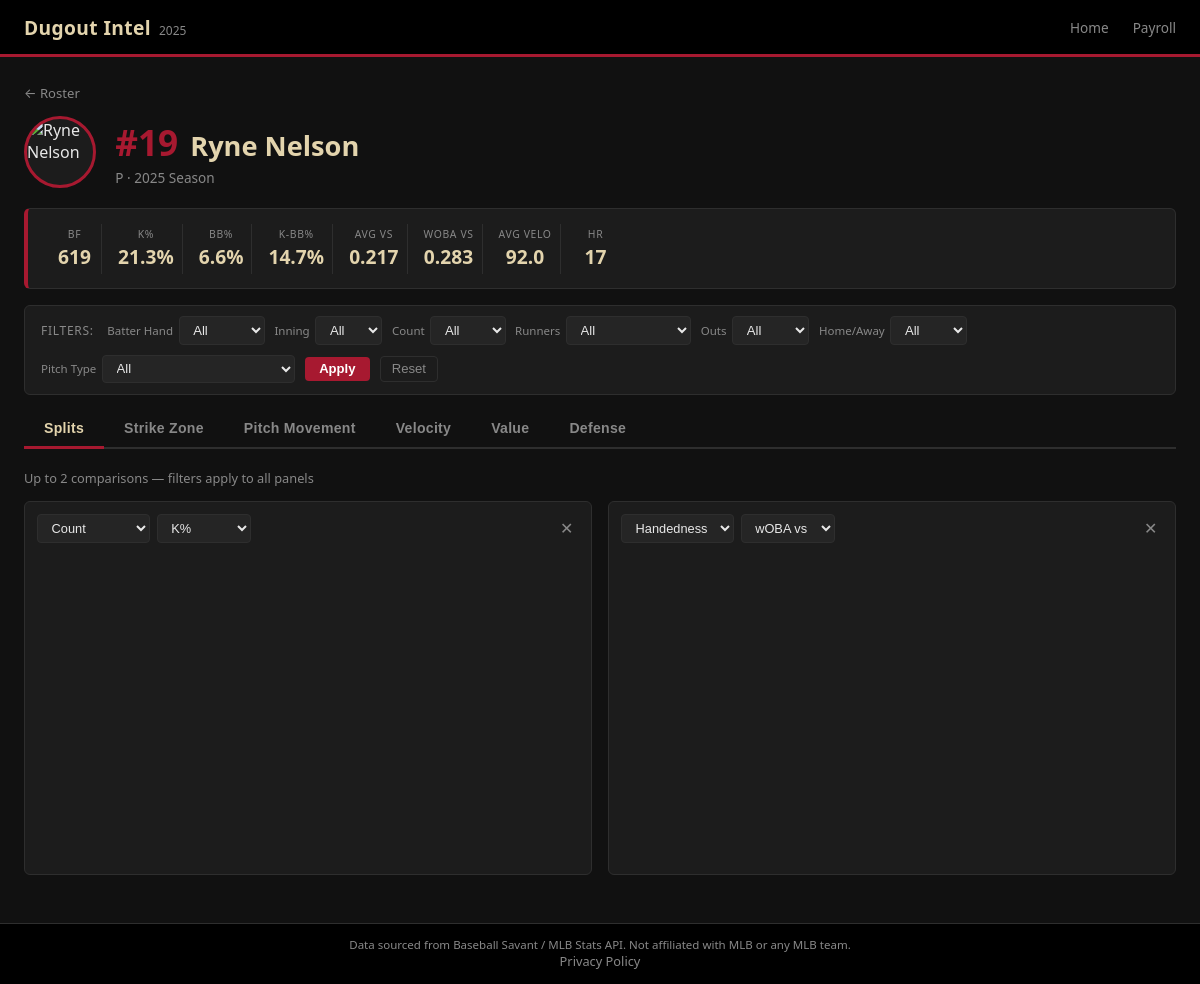
Page /pitcher/669194 on the committed database.
### tables this page shows
CREATE TABLE "players" (
"player_id" INTEGER,
  "full_name" TEXT,
  "jersey_number" INTEGER,
  "position" TEXT,
  "position_type" TEXT,
  "status" TEXT,
  "season" INTEGER
);

CREATE TABLE pitcher_splits (
    id              INTEGER PRIMARY KEY AUTOINCREMENT,
    player_id       INTEGER NOT NULL,
    season          INTEGER NOT NULL,
    split_type      TEXT NOT NULL,
    split_value     TEXT NOT NULL,

    -- Counting stats
    batters_faced   INTEGER DEFAULT 0,
    innings_pitched REAL,
    hits_allowed    INTEGER DEFAULT 0,
    runs_allowed    INTEGER DEFAULT 0,
    earned_runs     INTEGER DEFAULT 0,
    home_runs_allowed INTEGER DEFAULT 0,
    walks_allowed   INTEGER DEFAULT 0,
    strikeouts      INTEGER DEFAULT 0,
    hbp             INTEGER DEFAULT 0,

    -- Rate stats
    era             REAL,
    whip            REAL,
    k_pct           REAL,
    bb_pct          REAL,
    k_bb            REAL,
    avg_against     REAL,
    obp_against     REAL,
    slg_against     REAL,
    woba_against    REAL,

    -- Pitch mix (JSON stored as text: {"FF": 45.2, "SL": 30.1, ...})
    pitch_mix       TEXT,

    -- Pitch metrics
    avg_velo        REAL,
    avg_spin_rate   REAL,

    UNIQUE (player_id, season, split_type, split_value)
);

### app/app.py (the view)
@app.route("/pitcher/<int:player_id>")
def pitcher_page(player_id: int):
    player = query("SELECT * FROM players WHERE player_id=? AND season=2025", (player_id,))
    if not player:
        abort(404)
    player = player[0]
    if player["position_type"] != "Pitcher":
        abort(404)
    overall = query(
        "SELECT * FROM pitcher_splits WHERE player_id=? AND season=2025 AND split_type='overall'",
        (player_id,)
    )
    overall = overall[0] if overall else {}
    split_types = [r["split_type"] for r in query(
        "SELECT DISTINCT split_type FROM pitcher_splits "
        "WHERE player_id=? AND season=2025 ORDER BY split_type", (player_id,)
    )]
    pitch_types = [r["pitch_type"] for r in query(
        "SELECT DISTINCT pitch_type FROM pitches WHERE pitcher=? AND pitch_type IS NOT NULL "
        "ORDER BY pitch_type", (player_id,)
    )]
    return render_template("player.html", player=player, overall=overall,
                           split_types=split_types, pitch_types=pitch_types,
                           player_type="pitcher")

### app/app.py (called while the page is built)
@app.before_request
def force_https():
    if request.headers.get("X-Forwarded-Proto") == "http":
        return redirect(request.url.replace("http://", "https://", 1), code=301)

def get_db():
    conn = sqlite3.connect(DB_PATH)
    conn.row_factory = sqlite3.Row
    return conn

def query(sql: str, params: tuple = ()) -> list[dict]:
    conn = get_db()
    rows = conn.execute(sql, params).fetchall()
    conn.close()
    return [dict(r) for r in rows]

### app/templates/player.html (shortened to what this page needs)
{% extends "base.html" %}
{% block content %}
<div class="player-header">
    <a href="/" class="back-link">← Roster</a>
    <div class="player-meta">
        <img class="player-headshot"
             src="https://img.mlbstatic.com/mlb-photos/image/upload/d_people:generic:headshot:67:current.png/w_120,q_auto:best/v1/people/{{ player.player_id }}/headshot/67/current"
             alt="{{ player.full_name }}"
             onerror="this.src='/static/img/silhouette.svg'">
        <div>
            <div class="player-name-row">
                <span class="jersey-big">#{{ player.jersey_number or '—' }}</span>
                <h1>{{ player.full_name }}</h1>
            </div>
            <p class="position-label">{{ player.position }} · 2025 Season</p>
        </div>
    </div>
</div>
{% if overall %}
<div class="stat-bar">
    {% if player_type == 'batter' %}
    <div class="stat-item"><span class="stat-label">PA</span><span class="stat-value">{{ overall.pa or 0 }}</span></div>
    <div class="stat-item"><span class="stat-label">AVG</span><span class="stat-value">{{ "%.3f"|format(overall.avg or 0) }}</span></div>
    <div class="stat-item"><span class="stat-label">OBP</span><span class="stat-value">{{ "%.3f"|format(overall.obp or 0) }}</span></div>
    <div class="stat-item"><span class="stat-label">SLG</span><span class="stat-value">{{ "%.3f"|format(overall.slg or 0) }}</span></div>
    <div class="stat-item"><span class="stat-label">OPS</span><span class="stat-value">{{ "%.3f"|format(overall.ops or 0) }}</span></div>
    <div class="stat-item"><span class="stat-label">wOBA</span><span class="stat-value">{{ "%.3f"|format(overall.woba or 0) }}</span></div>
    <div class="stat-item"><span class="stat-label">HR</span><span class="stat-value">{{ overall.home_runs or 0 }}</span></div>
    <div class="stat-item"><span class="stat-label">K%</span><span class="stat-value">{{ "%.1f"|format((overall.strikeouts / overall.pa * 100) if overall.pa else 0) }}%</span></div>
    <div class="stat-item"><span class="stat-label">BB%</span><span class="stat-value">{{ "%.1f"|format((overall.walks / overall.pa * 100) if overall.pa else 0) }}%</span></div>
    <div class="stat-item"><span class="stat-label">EV</span><span class="stat-value">{{ overall.avg_exit_velo or '—' }}</span></div>
    <div class="stat-item"><span class="stat-label">Hard%</span><span class="stat-value">{% if overall.hard_hit_pct %}{{ "%.1f"|format(overall.hard_hit_pct * 100) }}%{% else %}—{% endif %}</span></div>
    {% else %}
    <div class="stat-item"><span class="stat-label">BF</span><span class="stat-value">{{ overall.batters_faced or 0 }}</span></div>
    <div class="stat-item"><span class="stat-label">K%</span><span class="stat-value">{{ "%.1f"|format((overall.k_pct or 0) * 100) }}%</span></div>
    <div class="stat-item"><span class="stat-label">BB%</span><span class="stat-value">{{ "%.1f"|format((overall.bb_pct or 0) * 100) }}%</span></div>
    <div class="stat-item"><span class="stat-label">K-BB%</span><span class="stat-value">{{ "%.1f"|format(((overall.k_pct or 0) - (overall.bb_pct or 0)) * 100) }}%</span></div>
    <div class="stat-item"><span class="stat-label">AVG vs</span><span class="stat-value">{{ "%.3f"|format(overall.avg_against or 0) }}</span></div>
    <div class="stat-item"><span class="stat-label">wOBA vs</span><span class="stat-value">{{ "%.3f"|format(overall.woba_against or 0) }}</span></div>
    <div class="stat-item"><span class="stat-label">Avg Velo</span><span class="stat-value">{{ overall.avg_velo or '—' }}</span></div>
    <div class="stat-item"><span class="stat-label">HR</span><span class="stat-value">{{ overall.home_runs_allowed or 0 }}</span></div>
    {% endif %}
</div>
{% endif %}
<div class="filter-bar" id="filter-bar">
    <span class="filter-label">Filters:</span>
    {% if player_type == 'batter' %}
    <div class="filter-group">
        <label>Pitcher Hand</label>
        <select id="f-p_throws" class="filter-select">
            <option value="">All</option>
            <option value="R">vs RHP</option>
            <option value="L">vs LHP</option>
        </select>
    </div>
    {% else %}
    <div class="filter-group">
        <label>Batter Hand</label>
        <select id="f-stand" class="filter-select">
            <option value="">All</option>
        </select>
    </div>
    {% endif %}
    <div class="filter-group">
        <label>Inning</label>
        <select id="f-inning" class="filter-select">
            <option value="">All</option>
        </select>
    </div>
    <div class="filter-group">
        <label>Count</label>
        <select id="f-count" class="filter-select">
            <option value="">All</option>
        </select>
    </div>
    <div class="filter-group">
        <label>Runners</label>
        <select id="f-runners" class="filter-select">
            <option value="">All</option>
        </select>
    </div>
    <div class="filter-group">
        <label>Outs</label>
        <select id="f-outs" class="filter-select">
            <option value="">All</option>
        </select>
    </div>
    <div class="filter-group">
        <label>Home/Away</label>
        <select id="f-home_away" class="filter-select">
            <option value="">All</option>
        </select>
    </div>
    {% if pitch_types %}
    <div class="filter-group">
        <label>Pitch Type</label>
        <select id="f-pitch_type" class="filter-select">
            <option value="">All</option>
        </select>
    </div>
    {% endif %}
    <button class="btn-apply" id="apply-filters">Apply</button>
    <button class="btn-reset" id="reset-filters">Reset</button>
</div>
<div class="tab-bar">
    <button class="tab-btn active" data-tab="splits">Splits</button>
    <button class="tab-btn" data-tab="heatmap">Strike Zone</button>
    <button class="tab-btn" data-tab="spray">{% if player_type == 'batter' %}Spray Chart{% else %}Pitch Movement{% endif %}</button>
    <button class="tab-btn" data-tab="advanced">{% if player_type == 'batter' %}Batted Ball{% else %}Velocity{% endif %}</button>
    <button class="tab-btn" data-tab="value">Value</button>
    <button class="tab-btn" data-tab="defense">Defense</button>
</div>
<div class="tab-content active" id="tab-splits">
    <div class="panels-toolbar">
        <span class="panels-hint">Up to 2 comparisons — filters apply to all panels</span>
    </div>
    <div id="split-panels"></div>
</div>
{% endblock %}

### app/static/css/style.css (style rules this page uses)
:root { --red: #A71930; --red-dark: #7a1224; --red-glow: rgba(167,25,48,0.25); --sand: #E3D4AD; --sand-dim: #b8a882; --black: #000000; --bg: #111111; --bg-card: #1c1c1c; --bg-input: #252525; --bg-hover: #232323; --text: #e8e8e8; --text-muted: #888888; --border: #2e2e2e; --radius: 6px; --font: 'Segoe UI', system-ui, -apple-system, sans-serif; --cell-high: rgba(94,224,94,0.18); --cell-low: rgba(224,92,92,0.18); }
* { box-sizing: border-box; margin: 0; padding: 0; }
body { background: var(--bg); color: var(--text); font-family: var(--font); min-height: 100vh; display: flex; flex-direction: column; }
a { color: var(--sand); text-decoration: none; }
.player-header { margin-bottom: 1.25rem; }
.back-link { font-size: 0.82rem; color: var(--text-muted); display: inline-flex; align-items: center; gap: 0.3rem; margin-bottom: 0.9rem; transition: color 0.15s; }
.player-meta { display: flex; align-items: center; gap: 1.2rem; }
.jersey-big { font-size: 2.2rem; font-weight: 800; color: var(--red); min-width: 1.8rem; }
.player-meta h1 { font-size: 1.7rem; color: var(--sand); font-weight: 700; }
.position-label { color: var(--text-muted); font-size: 0.85rem; margin-top: 0.15rem; }
.stat-bar { display: flex; flex-wrap: wrap; gap: 0.5rem; background: var(--bg-card); border: 1px solid var(--border); border-left: 4px solid var(--red); border-radius: var(--radius); padding: 0.9rem 1.25rem; margin-bottom: 1rem; }
.stat-item { display: flex; flex-direction: column; align-items: center; min-width: 54px; padding: 0.2rem 0.5rem; border-right: 1px solid var(--border); }
.stat-item:last-child { border-right: none; }
.stat-label { font-size: 0.65rem; color: var(--text-muted); text-transform: uppercase; letter-spacing: 0.06em; margin-bottom: 0.15rem; }
.stat-value { font-size: 1.2rem; font-weight: 700; color: var(--sand); }
.filter-bar { display: flex; flex-wrap: wrap; align-items: center; gap: 0.6rem; background: var(--bg-card); border: 1px solid var(--border); border-radius: var(--radius); padding: 0.65rem 1rem; margin-bottom: 1rem; }
.filter-label { font-size: 0.75rem; color: var(--text-muted); text-transform: uppercase; letter-spacing: 0.06em; margin-right: 0.25rem; }
.filter-group { display: flex; align-items: center; gap: 0.35rem; }
.filter-group label { font-size: 0.72rem; color: var(--text-muted); white-space: nowrap; }
.filter-select { background: var(--bg-input); color: var(--text); border: 1px solid var(--border); border-radius: 4px; padding: 0.3rem 0.6rem; font-size: 0.82rem; cursor: pointer; transition: border-color 0.15s; }
.btn-apply { background: var(--red); color: #fff; border: none; border-radius: 4px; padding: 0.3rem 0.9rem; font-size: 0.82rem; font-weight: 600; cursor: pointer; transition: background 0.15s; }
.btn-reset { background: transparent; color: var(--text-muted); border: 1px solid var(--border); border-radius: 4px; padding: 0.3rem 0.7rem; font-size: 0.82rem; cursor: pointer; transition: color 0.15s, border-color 0.15s; }
.tab-bar { display: flex; gap: 0; border-bottom: 2px solid var(--border); margin-bottom: 1.25rem; }
.tab-btn { background: none; border: none; border-bottom: 3px solid transparent; color: var(--text-muted); padding: 0.6rem 1.25rem; font-size: 0.88rem; font-weight: 600; cursor: pointer; transition: color 0.15s, border-color 0.15s; margin-bottom: -2px; letter-spacing: 0.02em; }
.tab-btn.active { color: var(--sand); border-bottom-color: var(--red); }
.tab-content { display: none; }
.tab-content.active { display: block; }
.panels-toolbar { display: flex; align-items: center; justify-content: space-between; margin-bottom: 0.9rem; }
.panels-hint { font-size: 0.8rem; color: var(--text-muted); }
#split-panels { display: grid; grid-template-columns: repeat(auto-fit, minmax(360px, 1fr)); gap: 1rem; align-items: start; }
.player-headshot { width: 72px; height: 72px; border-radius: 50%; object-fit: cover; object-position: top center; border: 3px solid var(--red); background: var(--bg-card); flex-shrink: 0; }
.player-name-row { display: flex; align-items: baseline; gap: 0.75rem; }

### rows in the picture
players: jersey_number "19", full_name "Ryne Nelson", position "P"
pitcher_splits: batters_faced "619", (overall.k_pctor0)*100 "21.3", (overall.bb_pctor0)*100 "6.6", ((overall.k_pctor0)-(overall.bb_pctor0))*100 "14.7", avg_against "0.217", woba_against "0.283", avg_velo "92.0", home_runs_allowed "17"
